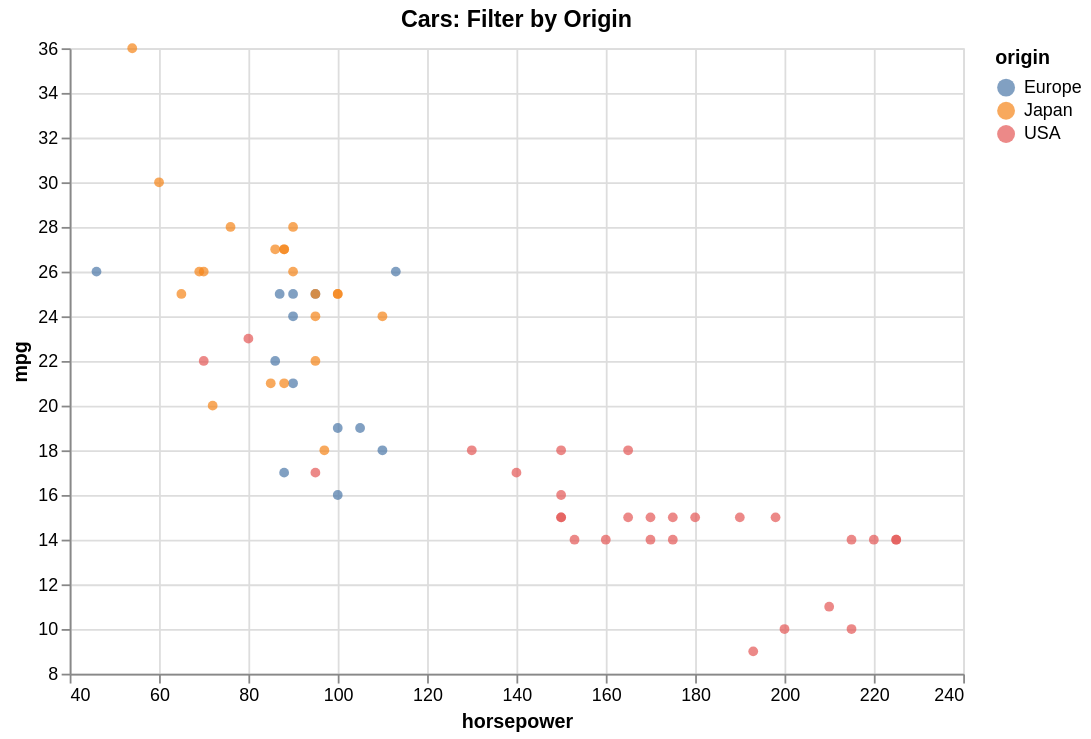

This figure's Vega-Lite source:
### Vega-Lite specification from a JSON file in a GitHub repository (floating-point values rounded to 4 significant figures)
{"$schema": "https://vega.github.io/schema/vega-lite/v5.json", "config": {"axis": {"labelLimit": 0}, "header": {"labelLimit": 0}, "legend": {"labelLimit": 0}}, "data": {"values": [{"acceleration": 12.0, "cylinders": 8, "horsepower": 130, "mpg": 18, "origin": "USA", "weight": 3504}, {"acceleration": 11.5, "cylinders": 8, "horsepower": 165, "mpg": 15, "origin": "USA", "weight": 3693}, {"acceleration": 11.0, "cylinders": 8, "horsepower": 150, "mpg": 18, "origin": "USA", "weight": 3436}, {"acceleration": 12.0, "cylinders": 8, "horsepower": 150, "mpg": 16, "origin": "USA", "weight": 3433}, {"acceleration": 10.5, "cylinders": 8, "horsepower": 140, "mpg": 17, "origin": "USA", "weight": 3449}, {"acceleration": 10.0, "cylinders": 8, "horsepower": 198, "mpg": 15, "origin": "USA", "weight": 4341}, {"acceleration": 9.0, "cylinders": 8, "horsepower": 220, "mpg": 14, "origin": "USA", "weight": 4354}, {"acceleration": 8.5, "cylinders": 8, "horsepower": 215, "mpg": 14, "origin": "USA", "weight": 4312}, {"acceleration": 10.0, "cylinders": 8, "horsepower": 225, "mpg": 14, "origin": "USA", "weight": 4425}, {"acceleration": 8.5, "cylinders": 8, "horsepower": 190, "mpg": 15, "origin": "USA", "weight": 3850}, {"acceleration": 10.0, "cylinders": 8, "horsepower": 170, "mpg": 15, "origin": "USA", "weight": 3563}, {"acceleration": 8.0, "cylinders": 8, "horsepower": 160, "mpg": 14, "origin": "USA", "weight": 3609}, {"acceleration": 9.5, "cylinders": 8, "horsepower": 150, "mpg": 15, "origin": "USA", "weight": 3761}, {"acceleration": 10.0, "cylinders": 8, "horsepower": 225, "mpg": 14, "origin": "USA", "weight": 3086}, {"acceleration": 15.0, "cylinders": 4, "horsepower": 95, "mpg": 24, "origin": "Japan", "weight": 2372}, {"acceleration": 15.5, "cylinders": 4, "horsepower": 95, "mpg": 22, "origin": "Japan", "weight": 2833}, {"acceleration": 15.5, "cylinders": 4, "horsepower": 97, "mpg": 18, "origin": "Japan", "weight": 2774}, {"acceleration": 16.0, "cylinders": 4, "horsepower": 85, "mpg": 21, "origin": "Japan", "weight": 2587}, {"acceleration": 14.5, "cylinders": 4, "horsepower": 88, "mpg": 27, "origin": "Japan", "weight": 2130}, {"acceleration": 20.5, "cylinders": 4, "horsepower": 46, "mpg": 26, "origin": "Europe", "weight": 1835}, {"acceleration": 17.5, "cylinders": 4, "horsepower": 87, "mpg": 25, "origin": "Europe", "weight": 2672}, {"acceleration": 15.0, "cylinders": 4, "horsepower": 90, "mpg": 24, "origin": "Europe", "weight": 2430}, {"acceleration": 17.5, "cylinders": 4, "horsepower": 95, "mpg": 25, "origin": "Europe", "weight": 2375}, {"acceleration": 15.5, "cylinders": 4, "horsepower": 113, "mpg": 26, "origin": "Europe", "weight": 2234}, {"acceleration": 18.5, "cylinders": 4, "horsepower": 90, "mpg": 21, "origin": "Europe", "weight": 2648}, {"acceleration": 14.0, "cylinders": 8, "horsepower": 215, "mpg": 10, "origin": "USA", "weight": 4615}, {"acceleration": 13.0, "cylinders": 8, "horsepower": 200, "mpg": 10, "origin": "USA", "weight": 4376}, {"acceleration": 13.5, "cylinders": 8, "horsepower": 210, "mpg": 11, "origin": "USA", "weight": 4382}, {"acceleration": 18.0, "cylinders": 8, "horsepower": 193, "mpg": 9, "origin": "USA", "weight": 4732}, {"acceleration": 14.5, "cylinders": 4, "horsepower": 88, "mpg": 27, "origin": "Japan", "weight": 2130}, {"acceleration": 13.5, "cylinders": 4, "horsepower": 90, "mpg": 28, "origin": "Japan", "weight": 2264}, {"acceleration": 15.5, "cylinders": 4, "horsepower": 95, "mpg": 25, "origin": "Japan", "weight": 2228}, {"acceleration": 19.0, "cylinders": 4, "horsepower": 100, "mpg": 25, "origin": "Japan", "weight": 2046}, {"acceleration": 13.0, "cylinders": 4, "horsepower": 105, "mpg": 19, "origin": "Europe", "weight": 2634}, {"acceleration": 15.5, "cylinders": 4, "horsepower": 100, "mpg": 16, "origin": "Europe", "weight": 2702}, {"acceleration": 16.5, "cylinders": 4, "horsepower": 88, "mpg": 17, "origin": "Europe", "weight": 2875}, {"acceleration": 17.0, "cylinders": 4, "horsepower": 100, "mpg": 19, "origin": "Europe", "weight": 2901}, {"acceleration": 11.0, "cylinders": 6, "horsepower": 165, "mpg": 18, "origin": "USA", "weight": 3353}, {"acceleration": 11.5, "cylinders": 6, "horsepower": 175, "mpg": 14, "origin": "USA", "weight": 3169}, {"acceleration": 12.5, "cylinders": 6, "horsepower": 153, "mpg": 14, "origin": "USA", "weight": 2906}, {"acceleration": 13.5, "cylinders": 6, "horsepower": 150, "mpg": 15, "origin": "USA", "weight": 3380}, {"acceleration": 12.0, "cylinders": 8, "horsepower": 180, "mpg": 15, "origin": "USA", "weight": 3740}, {"acceleration": 11.0, "cylinders": 8, "horsepower": 170, "mpg": 14, "origin": "USA", "weight": 4080}, {"acceleration": 11.5, "cylinders": 8, "horsepower": 175, "mpg": 15, "origin": "USA", "weight": 3645}, {"acceleration": 14.0, "cylinders": 4, "horsepower": 110, "mpg": 24, "origin": "Japan", "weight": 2585}, {"acceleration": 19.0, "cylinders": 4, "horsepower": 72, "mpg": 20, "origin": "Japan", "weight": 2310}, {"acceleration": 15.0, "cylinders": 4, "horsepower": 100, "mpg": 25, "origin": "Japan", "weight": 2472}, {"acceleration": 16.0, "cylinders": 4, "horsepower": 88, "mpg": 21, "origin": "Japan", "weight": 2265}, {"acceleration": 19.5, "cylinders": 4, "horsepower": 86, "mpg": 27, "origin": "Japan", "weight": 2110}, {"acceleration": 14.5, "cylinders": 4, "horsepower": 90, "mpg": 26, "origin": "Japan", "weight": 2800}, {"acceleration": 19.5, "cylinders": 4, "horsepower": 70, "mpg": 26, "origin": "Japan", "weight": 2110}, {"acceleration": 17.0, "cylinders": 4, "horsepower": 76, "mpg": 28, "origin": "Japan", "weight": 2085}, {"acceleration": 17.0, "cylinders": 4, "horsepower": 65, "mpg": 25, "origin": "Japan", "weight": 2245}, {"acceleration": 15.0, "cylinders": 4, "horsepower": 69, "mpg": 26, "origin": "Japan", "weight": 1965}, {"acceleration": 17.0, "cylinders": 4, "horsepower": 60, "mpg": 30, "origin": "Japan", "weight": 1755}, {"acceleration": 14.0, "cylinders": 6, "horsepower": 70, "mpg": 22, "origin": "USA", "weight": 2815}, {"acceleration": 12.5, "cylinders": 6, "horsepower": 95, "mpg": 17, "origin": "USA", "weight": 3210}, {"acceleration": 13.5, "cylinders": 6, "horsepower": 80, "mpg": 23, "origin": "USA", "weight": 3380}, {"acceleration": 15.5, "cylinders": 4, "horsepower": 54, "mpg": 36, "origin": "Japan", "weight": 1760}, {"acceleration": 14.0, "cylinders": 4, "horsepower": 90, "mpg": 25, "origin": "Europe", "weight": 2130}, {"acceleration": 15.5, "cylinders": 4, "horsepower": 86, "mpg": 22, "origin": "Europe", "weight": 2205}, {"acceleration": 13.5, "cylinders": 4, "horsepower": 110, "mpg": 18, "origin": "Europe", "weight": 2245}]}, "encoding": {"color": {"field": "origin", "type": "nominal"}, "tooltip": [{"field": "mpg", "type": "quantitative"}, {"field": "origin", "type": "nominal"}, {"field": "horsepower", "type": "quantitative"}], "x": {"field": "horsepower", "scale": {"zero": false}, "type": "quantitative"}, "y": {"field": "mpg", "scale": {"zero": false}, "type": "quantitative"}}, "height": 350, "mark": {"filled": true, "type": "point"}, "params": [{"bind": {"input": "select", "labels": ["All", "Europe", "Japan", "USA"], "name": "origin: ", "options": [null, "Europe", "Japan", "USA"]}, "name": "select_origin", "value": null}], "title": "Cars: Filter by Origin", "transform": [{"filter": "select_origin === null || datum.origin === select_origin"}], "width": 500}
